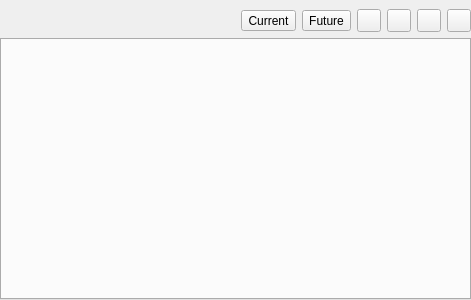
<?xml version="1.0" encoding="UTF-8"?>
<ui version="4.0">
 <class>PluginDockWidgetBase</class>
 <widget class="QDockWidget" name="PluginDockWidgetBase">
  <property name="geometry">
   <rect>
    <x>0</x>
    <y>0</y>
    <width>471</width>
    <height>300</height>
   </rect>
  </property>
  <property name="allowedAreas">
   <set>Qt::BottomDockWidgetArea|Qt::TopDockWidgetArea</set>
  </property>
  <property name="windowTitle">
   <string>MLA Paddock Power</string>
  </property>
  <widget class="QWidget" name="dockWidgetContents">
   <layout class="QVBoxLayout" name="verticalLayout">
    <property name="leftMargin">
     <number>0</number>
    </property>
    <property name="rightMargin">
     <number>0</number>
    </property>
    <property name="bottomMargin">
     <number>0</number>
    </property>
    <item>
     <layout class="QHBoxLayout" name="headerLayout">
      <property name="spacing">
       <number>6</number>
      </property>
      <property name="sizeConstraint">
       <enum>QLayout::SetDefaultConstraint</enum>
      </property>
      <item>
       <spacer name="toolbarSpacer">
        <property name="orientation">
         <enum>Qt::Horizontal</enum>
        </property>
        <property name="sizeType">
         <enum>QSizePolicy::MinimumExpanding</enum>
        </property>
        <property name="sizeHint" stdset="0">
         <size>
          <width>0</width>
          <height>0</height>
         </size>
        </property>
       </spacer>
      </item>
      <item>
       <widget class="QToolButton" name="currentTimeframeButton">
        <property name="toolTip">
         <string>Show the Property as it is now</string>
        </property>
        <property name="whatsThis">
         <string>Click the Current toggle button to show a view of the Property as it is now, displaying Built and Superseded infrastructure</string>
        </property>
        <property name="text">
         <string>Current</string>
        </property>
        <property name="icon">
         <iconset>
          <normaloff>:/plugins/mlapp/images/current.png</normaloff>:/plugins/mlapp/images/current.png</iconset>
        </property>
        <property name="checkable">
         <bool>true</bool>
        </property>
        <property name="toolButtonStyle">
         <enum>Qt::ToolButtonTextBesideIcon</enum>
        </property>
       </widget>
      </item>
      <item>
       <widget class="QToolButton" name="futureTimeframeButton">
        <property name="toolTip">
         <string>Show the Property with all planned changes</string>
        </property>
        <property name="whatsThis">
         <string>Click the Future toggle button to show a view of plans for the Property, displaying Built, Drafted and Planned infrastructure</string>
        </property>
        <property name="text">
         <string>Future</string>
        </property>
        <property name="icon">
         <iconset>
          <normaloff>:/plugins/mlapp/images/future.png</normaloff>:/plugins/mlapp/images/future.png</iconset>
        </property>
        <property name="checkable">
         <bool>true</bool>
        </property>
        <property name="toolButtonStyle">
         <enum>Qt::ToolButtonTextBesideIcon</enum>
        </property>
       </widget>
      </item>
      <item>
       <widget class="QToolButton" name="sketchFenceButton">
        <property name="toolTip">
         <string>Sketch a Fence …</string>
        </property>
        <property name="whatsThis">
         <string>Interactively sketch a new Fence on the map, using right-click to finish sketching. Once you finish your sketch, a Drafted Fence is created. Plan and then Build the Fence to see its impact in the form of new Paddocks, changed watering and changed carrying capacities.</string>
        </property>
        <property name="text">
         <string/>
        </property>
        <property name="icon">
         <iconset>
          <normaloff>:/plugins/mlapp/images/new-fence.png</normaloff>:/plugins/mlapp/images/new-fence.png</iconset>
        </property>
       </widget>
      </item>
      <item>
       <widget class="QToolButton" name="sketchPipelineButton">
        <property name="toolTip">
         <string>Sketch a Pipeline …</string>
        </property>
        <property name="whatsThis">
         <string>Interactively sketch a new Pipeline on the map, using right-click to finish sketching. Once you finish your sketch, a Drafted Pipeline is created.</string>
        </property>
        <property name="text">
         <string/>
        </property>
        <property name="icon">
         <iconset>
          <normaloff>:/plugins/mlapp/images/new-pipeline.png</normaloff>:/plugins/mlapp/images/new-pipeline.png</iconset>
        </property>
       </widget>
      </item>
      <item>
       <widget class="QToolButton" name="sketchWaterpointButton">
        <property name="toolTip">
         <string>Sketch a Waterpoint …</string>
        </property>
        <property name="whatsThis">
         <string>Interactively sketch a new Waterpoint on the map, using right-click to finish sketching. Once you finish your sketch, a Drafted Waterpoint is created with default attributes. Change the Waterpoint Type and Near and Far Grading radiuses to change the way its behaviour is modelled by MLA Paddock Power.</string>
        </property>
        <property name="text">
         <string/>
        </property>
        <property name="icon">
         <iconset>
          <normaloff>:/plugins/mlapp/images/new-waterpoint.png</normaloff>:/plugins/mlapp/images/new-waterpoint.png</iconset>
        </property>
       </widget>
      </item>
      <item>
       <widget class="QToolButton" name="extractCsvButton">
        <property name="toolTip">
         <string>Extract Features to CSV …</string>
        </property>
        <property name="whatsThis">
         <string>Extract current features to CSV</string>
        </property>
        <property name="text">
         <string/>
        </property>
        <property name="icon">
         <iconset>
          <normaloff>:/plugins/mlapp/images/extract-csv.png</normaloff>:/plugins/mlapp/images/extract-csv.png</iconset>
        </property>
       </widget>
      </item>
     </layout>
    </item>
    <item>
     <widget class="QTabWidget" name="tabWidget">
      <property name="tabPosition">
       <enum>QTabWidget::North</enum>
      </property>
      <property name="tabShape">
       <enum>QTabWidget::Rounded</enum>
      </property>
     </widget>
    </item>
   </layout>
  </widget>
 </widget>
 <resources/>
 <connections/>
</ui>
